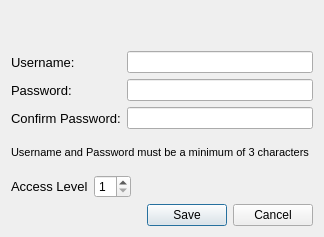
<?xml version="1.0" encoding="UTF-8"?>
<ui version="4.0">
 <class>AddNewUserDialog</class>
 <widget class="QDialog" name="AddNewUserDialog">
  <property name="geometry">
   <rect>
    <x>0</x>
    <y>0</y>
    <width>324</width>
    <height>237</height>
   </rect>
  </property>
  <property name="windowTitle">
   <string>Add New User</string>
  </property>
  <property name="modal">
   <bool>true</bool>
  </property>
  <layout class="QGridLayout" name="gridLayout_3">
   <item row="0" column="0">
    <widget class="QLabel" name="label">
     <property name="font">
      <font>
       <pointsize>11</pointsize>
      </font>
     </property>
     <property name="text">
      <string/>
     </property>
    </widget>
   </item>
   <item row="1" column="0">
    <layout class="QGridLayout" name="gridLayout_2">
     <item row="0" column="0">
      <widget class="QLabel" name="username">
       <property name="font">
        <font>
         <pointsize>10</pointsize>
        </font>
       </property>
       <property name="text">
        <string>Username:</string>
       </property>
      </widget>
     </item>
     <item row="0" column="1">
      <widget class="QLineEdit" name="usernameedit"/>
     </item>
     <item row="1" column="0">
      <widget class="QLabel" name="password">
       <property name="font">
        <font>
         <pointsize>10</pointsize>
        </font>
       </property>
       <property name="text">
        <string>Password:</string>
       </property>
      </widget>
     </item>
     <item row="1" column="1">
      <widget class="QLineEdit" name="passedit">
       <property name="echoMode">
        <enum>QLineEdit::Password</enum>
       </property>
      </widget>
     </item>
     <item row="2" column="0">
      <widget class="QLabel" name="passconf">
       <property name="font">
        <font>
         <pointsize>10</pointsize>
        </font>
       </property>
       <property name="text">
        <string>Confirm Password:</string>
       </property>
      </widget>
     </item>
     <item row="2" column="1">
      <widget class="QLineEdit" name="passconfedit">
       <property name="echoMode">
        <enum>QLineEdit::Password</enum>
       </property>
      </widget>
     </item>
    </layout>
   </item>
   <item row="2" column="0">
    <widget class="QLabel" name="label_2">
     <property name="font">
      <font>
       <pointsize>8</pointsize>
      </font>
     </property>
     <property name="text">
      <string>Username and Password must be a minimum of 3 characters</string>
     </property>
    </widget>
   </item>
   <item row="3" column="0">
    <layout class="QGridLayout" name="gridLayout">
     <property name="rightMargin">
      <number>180</number>
     </property>
     <item row="0" column="0">
      <widget class="QLabel" name="acclevel">
       <property name="maximumSize">
        <size>
         <width>77</width>
         <height>16</height>
        </size>
       </property>
       <property name="font">
        <font>
         <pointsize>10</pointsize>
        </font>
       </property>
       <property name="text">
        <string>Access Level:</string>
       </property>
      </widget>
     </item>
     <item row="0" column="1">
      <widget class="QSpinBox" name="accleveledit">
       <property name="maximumSize">
        <size>
         <width>37</width>
         <height>23</height>
        </size>
       </property>
       <property name="minimum">
        <number>1</number>
       </property>
       <property name="maximum">
        <number>9</number>
       </property>
      </widget>
     </item>
    </layout>
   </item>
   <item row="4" column="0">
    <widget class="QDialogButtonBox" name="buttonBox">
     <property name="orientation">
      <enum>Qt::Horizontal</enum>
     </property>
     <property name="standardButtons">
      <set>QDialogButtonBox::Cancel|QDialogButtonBox::Save</set>
     </property>
    </widget>
   </item>
  </layout>
 </widget>
 <resources/>
 <connections>
  <connection>
   <sender>buttonBox</sender>
   <signal>accepted()</signal>
   <receiver>AddNewUserDialog</receiver>
   <slot>accept()</slot>
   <hints>
    <hint type="sourcelabel">
     <x>248</x>
     <y>254</y>
    </hint>
    <hint type="destinationlabel">
     <x>157</x>
     <y>274</y>
    </hint>
   </hints>
  </connection>
  <connection>
   <sender>buttonBox</sender>
   <signal>rejected()</signal>
   <receiver>AddNewUserDialog</receiver>
   <slot>reject()</slot>
   <hints>
    <hint type="sourcelabel">
     <x>316</x>
     <y>260</y>
    </hint>
    <hint type="destinationlabel">
     <x>286</x>
     <y>274</y>
    </hint>
   </hints>
  </connection>
 </connections>
</ui>
